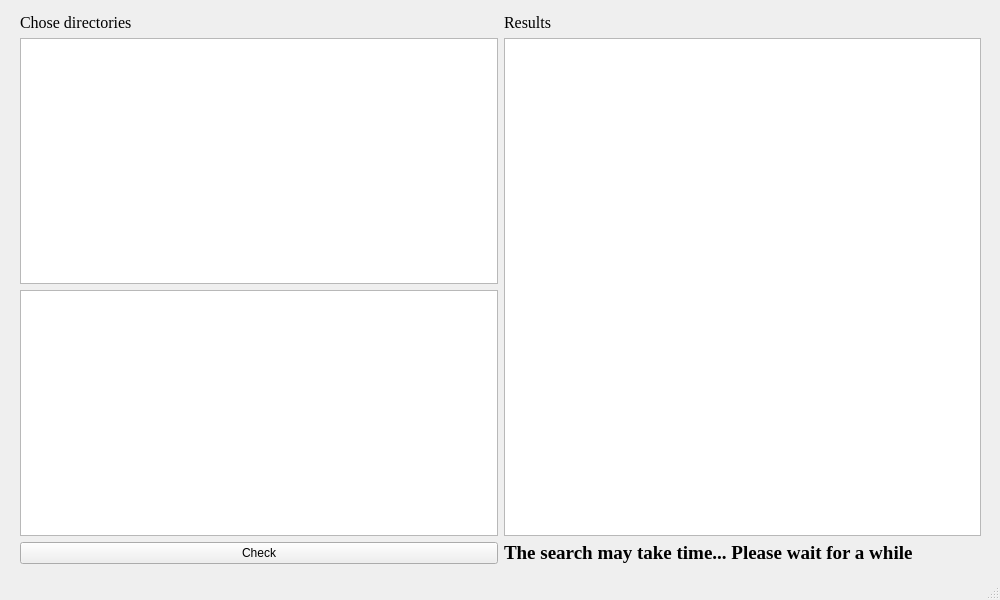
<?xml version="1.0" encoding="UTF-8"?>
<ui version="4.0">
 <class>MainWindow</class>
 <widget class="QMainWindow" name="MainWindow">
  <property name="geometry">
   <rect>
    <x>0</x>
    <y>0</y>
    <width>1000</width>
    <height>600</height>
   </rect>
  </property>
  <property name="windowTitle">
   <string>DuplicateFinder</string>
  </property>
  <property name="layoutDirection">
   <enum>Qt::LeftToRight</enum>
  </property>
  <property name="autoFillBackground">
   <bool>false</bool>
  </property>
  <widget class="QWidget" name="centralwidget">
   <widget class="QWidget" name="layoutWidget">
    <property name="geometry">
     <rect>
      <x>20</x>
      <y>13</y>
      <width>961</width>
      <height>551</height>
     </rect>
    </property>
    <layout class="QHBoxLayout" name="horizontalLayout">
     <item>
      <layout class="QVBoxLayout" name="verticalLayout_2">
       <item>
        <widget class="QLabel" name="lbl1">
         <property name="enabled">
          <bool>true</bool>
         </property>
         <property name="font">
          <font>
           <family>Times New Roman</family>
           <pointsize>12</pointsize>
          </font>
         </property>
         <property name="text">
          <string>Chose directories</string>
         </property>
         <property name="textFormat">
          <enum>Qt::PlainText</enum>
         </property>
        </widget>
       </item>
       <item>
        <layout class="QVBoxLayout" name="verticalLayout">
         <item>
          <widget class="QListView" name="DirChooseLeft">
           <property name="font">
            <font>
             <family>Times New Roman</family>
             <pointsize>10</pointsize>
             <weight>50</weight>
             <bold>false</bold>
            </font>
           </property>
           <property name="layoutDirection">
            <enum>Qt::LeftToRight</enum>
           </property>
           <property name="autoFillBackground">
            <bool>false</bool>
           </property>
          </widget>
         </item>
         <item>
          <widget class="QListView" name="DirChooseRight">
           <property name="font">
            <font>
             <family>Times New Roman</family>
             <pointsize>10</pointsize>
            </font>
           </property>
          </widget>
         </item>
        </layout>
       </item>
       <item>
        <widget class="QPushButton" name="Check_btn">
         <property name="text">
          <string>Check</string>
         </property>
        </widget>
       </item>
      </layout>
     </item>
     <item>
      <layout class="QVBoxLayout" name="verticalLayout_3">
       <item>
        <widget class="QLabel" name="ResultLabel">
         <property name="font">
          <font>
           <family>Times New Roman</family>
           <pointsize>12</pointsize>
          </font>
         </property>
         <property name="text">
          <string>Results</string>
         </property>
        </widget>
       </item>
       <item>
        <widget class="QListWidget" name="ResultList">
         <property name="font">
          <font>
           <pointsize>12</pointsize>
          </font>
         </property>
        </widget>
       </item>
       <item>
        <widget class="QLabel" name="Warning_lbl">
         <property name="font">
          <font>
           <family>Times New Roman</family>
           <pointsize>14</pointsize>
           <weight>75</weight>
           <bold>true</bold>
          </font>
         </property>
         <property name="text">
          <string>The search may take time... Please wait for a while</string>
         </property>
        </widget>
       </item>
      </layout>
     </item>
    </layout>
   </widget>
  </widget>
  <widget class="QMenuBar" name="menubar">
   <property name="geometry">
    <rect>
     <x>0</x>
     <y>0</y>
     <width>1000</width>
     <height>18</height>
    </rect>
   </property>
  </widget>
  <widget class="QStatusBar" name="statusbar"/>
 </widget>
 <resources/>
 <connections/>
</ui>
